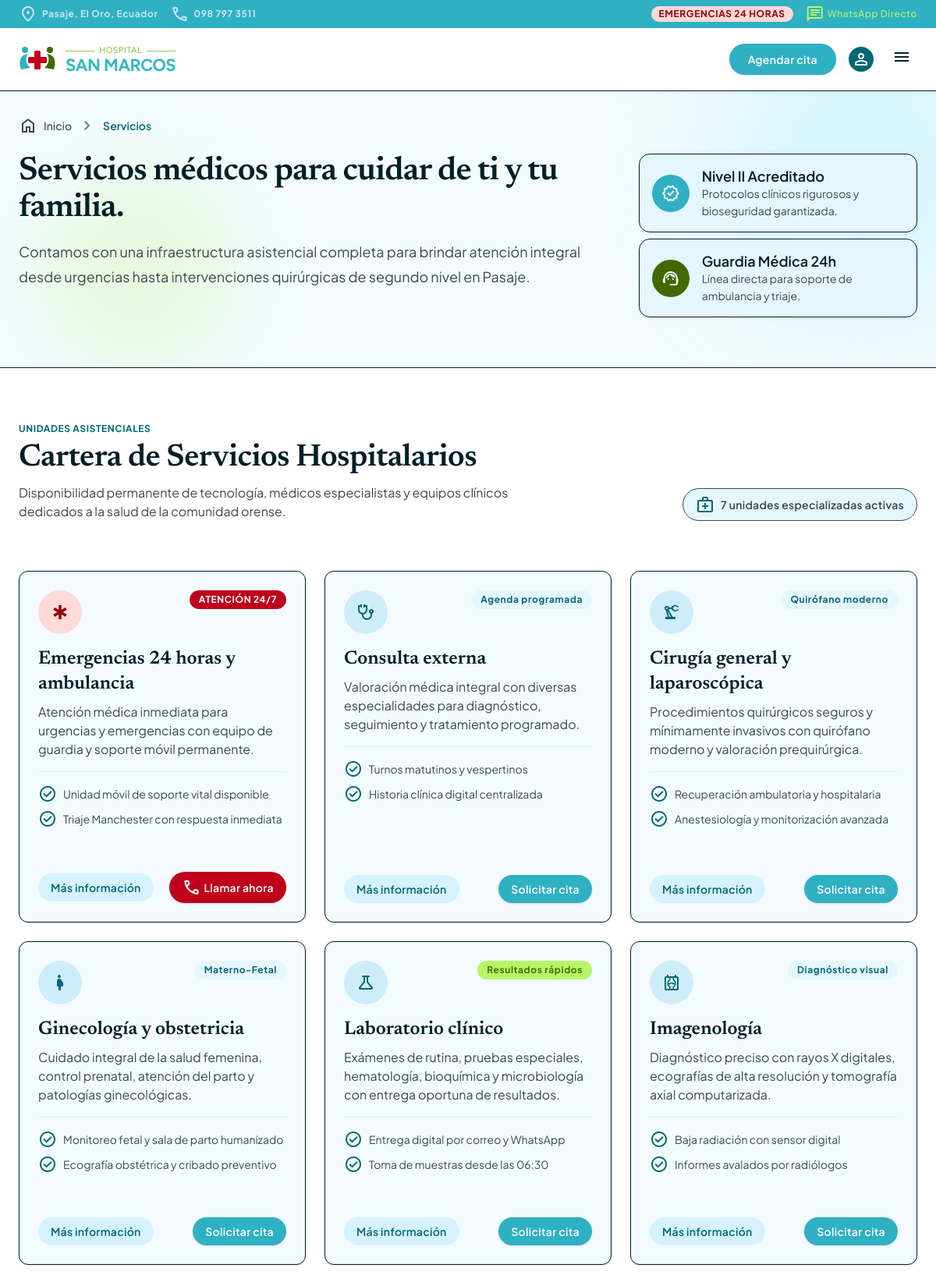
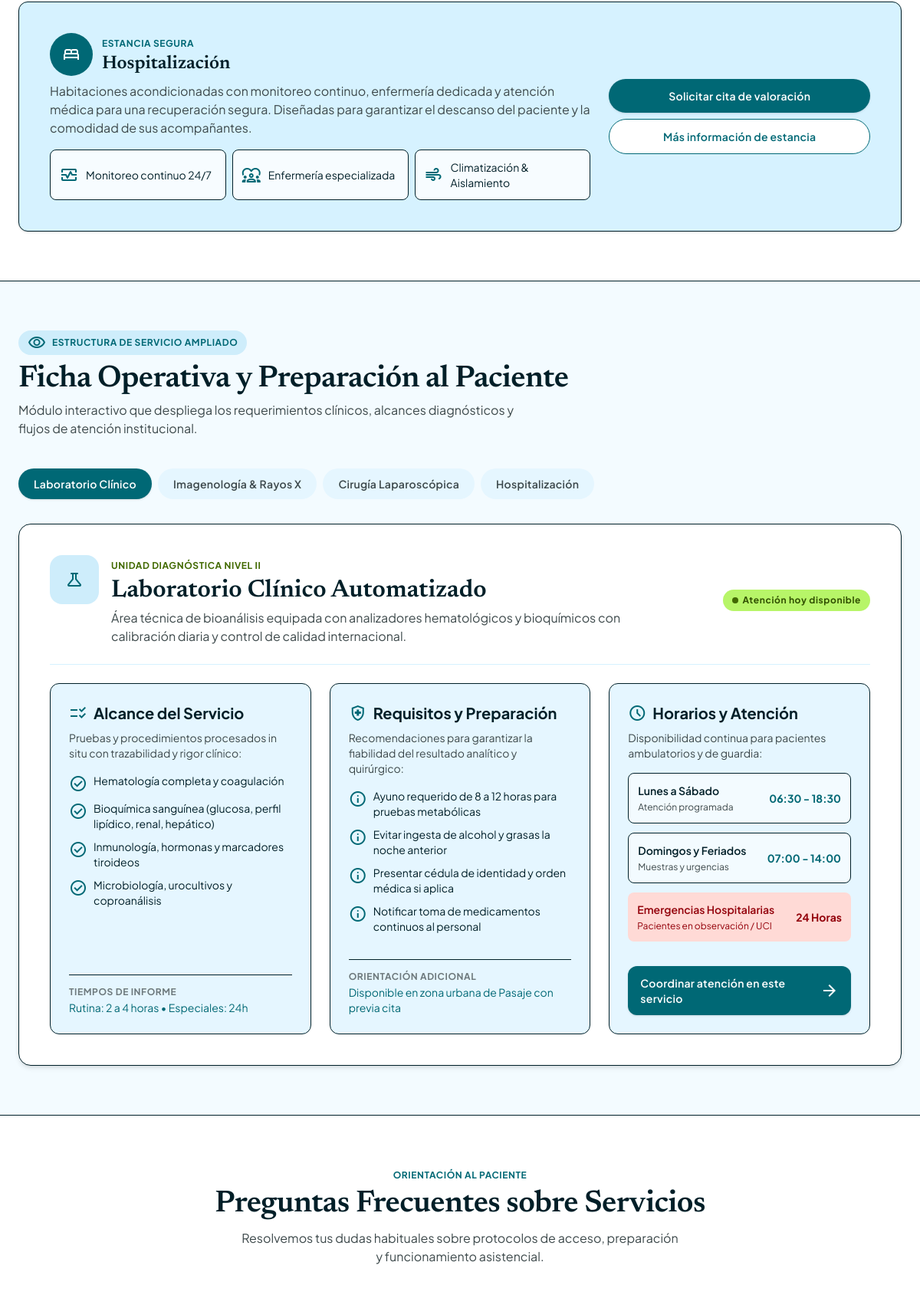
The page /hospital-san-marcos/servicios (upper part) on the database its author committed (2 pictures, top to bottom).
### tables this page shows
CREATE TABLE `servicios` (
  `id`             INT UNSIGNED NOT NULL AUTO_INCREMENT,
  `slug`           VARCHAR(100) NOT NULL,
  `nombre`         VARCHAR(150) NOT NULL,
  `etiqueta`       VARCHAR(80) NOT NULL,
  `clase_etiqueta` VARCHAR(200) NOT NULL,
  `descripcion`    TEXT NOT NULL,
  `icono`          VARCHAR(60) NOT NULL,
  `clave_ficha`    VARCHAR(40) NOT NULL,
  `orden`          INT UNSIGNED NOT NULL DEFAULT 0,
  PRIMARY KEY (`id`),
  UNIQUE KEY `uq_servicios_slug` (`slug`),
  KEY `idx_servicios_orden` (`orden`)
);

CREATE TABLE `servicio_fichas` (
  `id`                INT UNSIGNED NOT NULL AUTO_INCREMENT,
  `clave_ficha`       VARCHAR(40) NOT NULL,
  `titulo`            VARCHAR(200) NOT NULL,
  `etiqueta`          VARCHAR(120) NOT NULL,
  `descripcion`       TEXT NOT NULL,
  `icono`             VARCHAR(60) NOT NULL,
  `aviso_tiempo`      VARCHAR(255) NOT NULL,
  `aviso_preparacion` VARCHAR(255) NOT NULL,
  `orden`             INT UNSIGNED NOT NULL DEFAULT 0,
  PRIMARY KEY (`id`),
  UNIQUE KEY `uq_servicio_fichas_clave` (`clave_ficha`)
);

### views/pages/servicios.php (the view, shortened to what the rows shown need)
<?php
$services       = ServiceRepository::getAll();
$serviceDetails = ServiceRepository::getDetailsMap();
$defaultTab     = 'laboratorio';
?>
<div class="hospital-page-hero flex flex-col w-full">
  <section class="relative bg-surface overflow-hidden pt-8 pb-space-2xl">
    <div class="max-w-7xl mx-auto px-gutter relative z-10">
      <div class="hospital-hero-grid grid grid-cols-1 lg:grid-cols-12 gap-space-xl items-start">
        <div class="hospital-hero-copy lg:col-span-8 space-y-space-md">
          <h1 class="hospital-hero-title font-display text-display text-on-surface leading-tight tracking-tight">
            Servicios médicos para cuidar de ti y tu familia.
          </h1>
        </div>
      </div>
    </div>
  </section>
  <section class="py-space-2xl bg-surface-container-lowest border-y border-outline-variant">
    <div class="max-w-7xl mx-auto px-gutter">
      <div class="flex flex-col md:flex-row md:items-end justify-between mb-space-2xl gap-space-md">
        <div>
          <h2 class="font-headline-lg text-headline-lg text-on-surface mt-1">
            Cartera de Servicios Hospitalarios
          </h2>
        </div>
      </div>
      <div class="grid grid-cols-1 md:grid-cols-2 lg:grid-cols-3 gap-space-lg">
        <?php foreach ($services as $service): ?>
          <div
            class="group relative rounded-xl bg-surface p-space-lg shadow-sm hover:shadow-md transition-all duration-300 flex flex-col justify-between border border-outline-variant"
          >
            <div>
              <div class="flex items-start justify-between gap-space-sm mb-space-md">
                <div
                  class="w-14 h-14 rounded-full flex items-center justify-center shrink-0 <?= ($service['id'] === 'emergencias-24h')
                      ? 'bg-error-container text-on-error-container'
                      : 'bg-surface-container-high text-primary' ?>"
                >
                  <span class="material-symbols-outlined text-[28px]"><?= e($service['icon']) ?></span>
                </div>
                <span class="inline-flex items-center px-3 py-1 rounded-full font-label-sm text-label-sm <?= e($service['tagClass'] ?? '') ?>">
                  <?= e($service['tag']) ?>
                </span>
              </div>
              <h3 class="font-headline-sm text-headline-sm text-on-surface group-hover:text-primary transition-colors">
                <?= e($service['name']) ?>
              </h3>
              <p class="mt-space-sm font-body-md text-body-md text-on-surface-variant leading-relaxed">
                <?= e($service['description']) ?>
              </p>
              <div class="mt-space-md pt-space-md space-y-2 border-t border-surface-container">
                <?php foreach ($service['features'] as $feat): ?>
                  <div class="flex items-center gap-2 font-body-sm text-body-sm text-on-surface-variant">
                    <span class="material-symbols-outlined text-[18px] text-primary">
                    </span>
                    <span><?= e($feat) ?></span>
                  </div>
                <?php endforeach; ?>
              </div>
            </div>
            <div class="mt-space-xl pt-space-md flex flex-wrap items-center gap-2">
              <button
                type="button"
                data-scroll-detail="<?= e($service['detailKey']) ?>"
                class="inline-flex items-center justify-center font-title-md text-label-md font-semibold text-primary px-4 py-2 rounded-full bg-surface-container hover:bg-surface-container-high transition-colors"
              >
                Más información
              </button>
              <?php if ($service['id'] === 'emergencias-24h'): ?>
                <a
                  class="inline-flex items-center justify-center font-title-md text-label-md font-semibold bg-tertiary text-on-tertiary px-4 py-2 rounded-full hover:bg-on-tertiary-container transition-colors shadow-sm ml-auto"
                  href="tel:0987973511"
                >
                  <span class="material-symbols-outlined text-[18px] mr-1">call</span>
                  Llamar ahora
                </a>
              <?php else: ?>
                <a
                  class="inline-flex items-center justify-center font-title-md text-label-md font-semibold bg-primary-container text-on-primary px-4 py-2 rounded-full hover:bg-primary transition-colors shadow-sm ml-auto"
                  href="<?= e(url('/agendar-cita')) ?>"
                >
                  Solicitar cita
                </a>
              <?php endif; ?>
            </div>
          </div>
        <?php endforeach; ?>
      </div>
    </div>
  </section>
  <section class="py-space-2xl bg-surface relative" id="interactive-detail-section">
    <div class="max-w-7xl mx-auto px-gutter">
      <div class="mb-space-xl">
        <h2 class="font-headline-lg text-headline-lg text-on-surface">
          Ficha Operativa y Preparación al Paciente
        </h2>
      </div>
      <?php foreach ($serviceDetails as $tabKey => $detailData): ?>
        <div
          data-detail-panel="<?= e($tabKey) ?>"
          class="<?= $tabKey === $defaultTab ? '' : 'hidden ' ?>rounded-2xl bg-surface-container-lowest p-space-xl shadow-md transition-all duration-300 border border-outline-variant animate-fadeIn"
        >
          <div class="flex flex-col md:flex-row md:items-center justify-between pb-space-lg gap-space-md border-b border-surface-container">
            <div class="flex items-start gap-space-md">
              <div class="w-16 h-16 rounded-2xl bg-surface-container-high text-primary flex items-center justify-center shrink-0">
                <span class="material-symbols-outlined text-[32px]"><?= e($detailData['icon']) ?></span>
              </div>
              <div>
                <span class="font-label-sm text-label-sm text-secondary uppercase font-bold tracking-wider">
                  <?= e($detailData['tag']) ?>
                </span>
                <h3 class="font-headline-md text-headline-md text-on-surface mt-0.5">
                  <?= e($detailData['title']) ?>
                </h3>
                <p class="font-body-md text-body-md text-on-surface-variant mt-1 max-w-2xl">
                  <?= e($detailData['desc']) ?>
                </p>
              </div>
            </div>
            <div class="flex items-center gap-space-sm shrink-0">
              <span class="inline-flex items-center gap-1.5 px-3 py-1.5 rounded-full bg-secondary-fixed text-on-secondary-fixed-variant font-label-sm text-label-sm font-bold">
                <span class="w-2 h-2 rounded-full bg-secondary"></span>
                Atención hoy disponible
              </span>
            </div>
          </div>
          <div class="grid grid-cols-1 lg:grid-cols-3 gap-space-lg pt-space-lg">
            <div class="rounded-xl bg-surface-container-low p-space-lg flex flex-col justify-between border border-outline-variant">
              <div>
                <div class="flex items-center gap-2 mb-space-sm text-primary">
                  <span class="material-symbols-outlined text-[24px]">checklist_rtl</span>
                  <h4 class="font-title-lg text-title-lg font-bold text-on-surface">
                    Alcance del Servicio
                  </h4>
                </div>
                <p class="font-body-sm text-body-sm text-on-surface-variant mb-space-md">
                  Pruebas y procedimientos procesados in situ con trazabilidad y rigor clínico:
                </p>
                <ul class="space-y-2.5 font-body-sm text-body-sm text-on-surface">
                  <?php foreach ($detailData['scope'] as $item): ?>
                    <li class="flex items-start gap-2">
                      <span class="material-symbols-outlined text-[18px] text-primary shrink-0 mt-0.5">
                      </span>
                      <span><?= e($item) ?></span>
                    </li>
                  <?php endforeach; ?>
                </ul>
              </div>
              <div class="mt-space-md pt-space-sm border-t border-outline-variant">
                <span class="font-label-sm text-label-sm text-outline uppercase font-semibold">
                  Tiempos de informe
                </span>
                <p class="font-body-sm text-body-sm font-semibold text-primary">
                  <?= e($detailData['timeNotice']) ?>
                </p>
              </div>
            </div>
            <div class="rounded-xl bg-surface-container-low p-space-lg flex flex-col justify-between border border-outline-variant">
              <div>
                <div class="flex items-center gap-2 mb-space-sm text-primary">
                  <span class="material-symbols-outlined text-[24px]">health_and_safety</span>
                  <h4 class="font-title-lg text-title-lg font-bold text-on-surface">
                    Requisitos y Preparación
                  </h4>
                </div>
                <p class="font-body-sm text-body-sm text-on-surface-variant mb-space-md">
                  Recomendaciones para garantizar la fiabilidad del resultado analítico y quirúrgico:
                </p>
                <ul class="space-y-2.5 font-body-sm text-body-sm text-on-surface">
                  <?php foreach ($detailData['prep'] as $item): ?>
                    <li class="flex items-start gap-2">
                      <span class="material-symbols-outlined text-[18px] text-primary shrink-0 mt-0.5">
                      </span>
                      <span><?= e($item) ?></span>
                    </li>
                  <?php endforeach; ?>
                </ul>
              </div>
              <div class="mt-space-md pt-space-sm border-t border-outline-variant">
                <span class="font-label-sm text-label-sm text-outline uppercase font-semibold">
                  Orientación Adicional
                </span>
                <p class="font-body-sm text-body-sm font-semibold text-primary">
                  <?= e($detailData['prepNotice']) ?>
                </p>
              </div>
            </div>
            <div class="rounded-xl bg-surface-container-low p-space-lg flex flex-col justify-between border border-outline-variant">
              <div>
                <div class="flex items-center gap-2 mb-space-sm text-primary">
                  <span class="material-symbols-outlined text-[24px]">schedule</span>
                  <h4 class="font-title-lg text-title-lg font-bold text-on-surface">
                    Horarios y Atención
                  </h4>
                </div>
                <p class="font-body-sm text-body-sm text-on-surface-variant mb-space-md">
                  Disponibilidad continua para pacientes ambulatorios y de guardia:
                </p>
                <div class="space-y-3 font-body-sm text-body-sm">
                  <div class="p-3 rounded-lg bg-surface flex items-center justify-between border border-outline-variant">
                    <div>
                      <span class="font-semibold text-on-surface block">Lunes a Sábado</span>
                      <span class="text-on-surface-variant text-xs">Atención programada</span>
                    </div>
                    <span class="font-bold text-primary">06:30 - 18:30</span>
                  </div>
                  <div class="p-3 rounded-lg bg-surface flex items-center justify-between border border-outline-variant">
                    <div>
                      <span class="font-semibold text-on-surface block">Domingos y Feriados</span>
                      <span class="text-on-surface-variant text-xs">Muestras y urgencias</span>
                    </div>
                    <span class="font-bold text-primary">07:00 - 14:00</span>
                  </div>
                  <div class="p-3 rounded-lg bg-error-container text-on-error-container flex items-center justify-between">
                    <div>
                      <span class="font-semibold block">Emergencias Hospitalarias</span>
                      <span class="text-xs">Pacientes en observación / UCI</span>
                    </div>
                    <span class="font-bold">24 Horas</span>
                  </div>
                </div>
              </div>
              <div class="mt-space-lg pt-space-sm">
                <a
                  href="<?= e(url('/agendar-cita')) ?>"
                  class="w-full inline-flex items-center justify-center gap-2 font-title-md text-label-md font-semibold bg-primary text-on-primary py-3 px-4 rounded-xl hover:bg-on-primary-container transition-all shadow-sm"
                >
                  <span>Coordinar atención en este servicio</span>
                  <span class="material-symbols-outlined text-[18px]">arrow_forward</span>
                </a>
              </div>
            </div>
          </div>
        </div>
      <?php endforeach; ?>
    </div>
  </section>
  <section class="py-space-2xl bg-surface-container-lowest border-y border-outline-variant">
    <div class="max-w-4xl mx-auto px-gutter">
      <div class="text-center mb-space-xl">
        <h2 class="font-headline-lg text-headline-lg text-on-surface mt-1">
          Preguntas Frecuentes sobre Servicios
        </h2>
      </div>
    </div>
  </section>
</div>

### rows shown on the page
servicios: etiqueta "ATENCIÓN 24/7", nombre "Emergencias 24 horas y ambulancia", descripcion "Atención médica inmediata para urgencias y emergencias con equipo de guardia y soporte móvil permanente.", feat "Unidad móvil de soporte vital disponible", feat "Triaje Manchester con respuesta inmediata", slug "emergencias-24h" (drawn)
servicios: etiqueta "Agenda programada", nombre "Consulta externa", descripcion "Valoración médica integral con diversas especialidades para diagnóstico, seguimiento y tratamiento programado.", feat "Turnos matutinos y vespertinos", feat "Historia clínica digital centralizada"
servicios: etiqueta "Quirófano moderno", nombre "Cirugía general y laparoscópica", descripcion "Procedimientos quirúrgicos seguros y mínimamente invasivos con quirófano moderno y valoración prequirúrgica.", feat "Recuperación ambulatoria y hospitalaria", feat "Anestesiología y monitorización avanzada"
servicios: etiqueta "Materno-Fetal", nombre "Ginecología y obstetricia", descripcion "Cuidado integral de la salud femenina, control prenatal, atención del parto y patologías ginecológicas.", feat "Monitoreo fetal y sala de parto humanizado", feat "Ecografía obstétrica y cribado preventivo"
servicios: etiqueta "Resultados rápidos", nombre "Laboratorio clínico", descripcion "Exámenes de rutina, pruebas especiales, hematología, bioquímica y microbiología con entrega oportuna de resultados.", feat "Entrega digital por correo y WhatsApp", feat "Toma de muestras desde las 06:30"
servicios: etiqueta "Diagnóstico visual", nombre "Imagenología", descripcion "Diagnóstico preciso con rayos X digitales, ecografías de alta resolución y tomografía axial computarizada.", feat "Baja radiación con sensor digital", feat "Informes avalados por radiólogos"
servicio_fichas: etiqueta "UNIDAD DIAGNÓSTICA NIVEL II", titulo "Laboratorio Clínico Automatizado", descripcion "Área técnica de bioanálisis equipada con analizadores hematológicos y bioquímicos con calibración diaria y control de calidad internacional.", item "Hematología completa y coagulación", item "Bioquímica sanguínea (glucosa, perfil lipídico, renal, hepático)", item "Inmunología, hormonas y marcadores tiroideos", item "Microbiología, urocultivos y coproanálisis", aviso_tiempo "Rutina: 2 a 4 horas • Especiales: 24h", item "Ayuno requerido de 8 a 12 horas para pruebas metabólicas", item "Evitar ingesta de alcohol y grasas la noche anterior", item "Presentar cédula de identidad y orden médica si aplica", item "Notificar toma de medicamentos continuos al personal", aviso_preparacion "Disponible en zona urbana de Pasaje con previa cita"

### other values the page prints
$breadcrumbLabel "Servicios"
